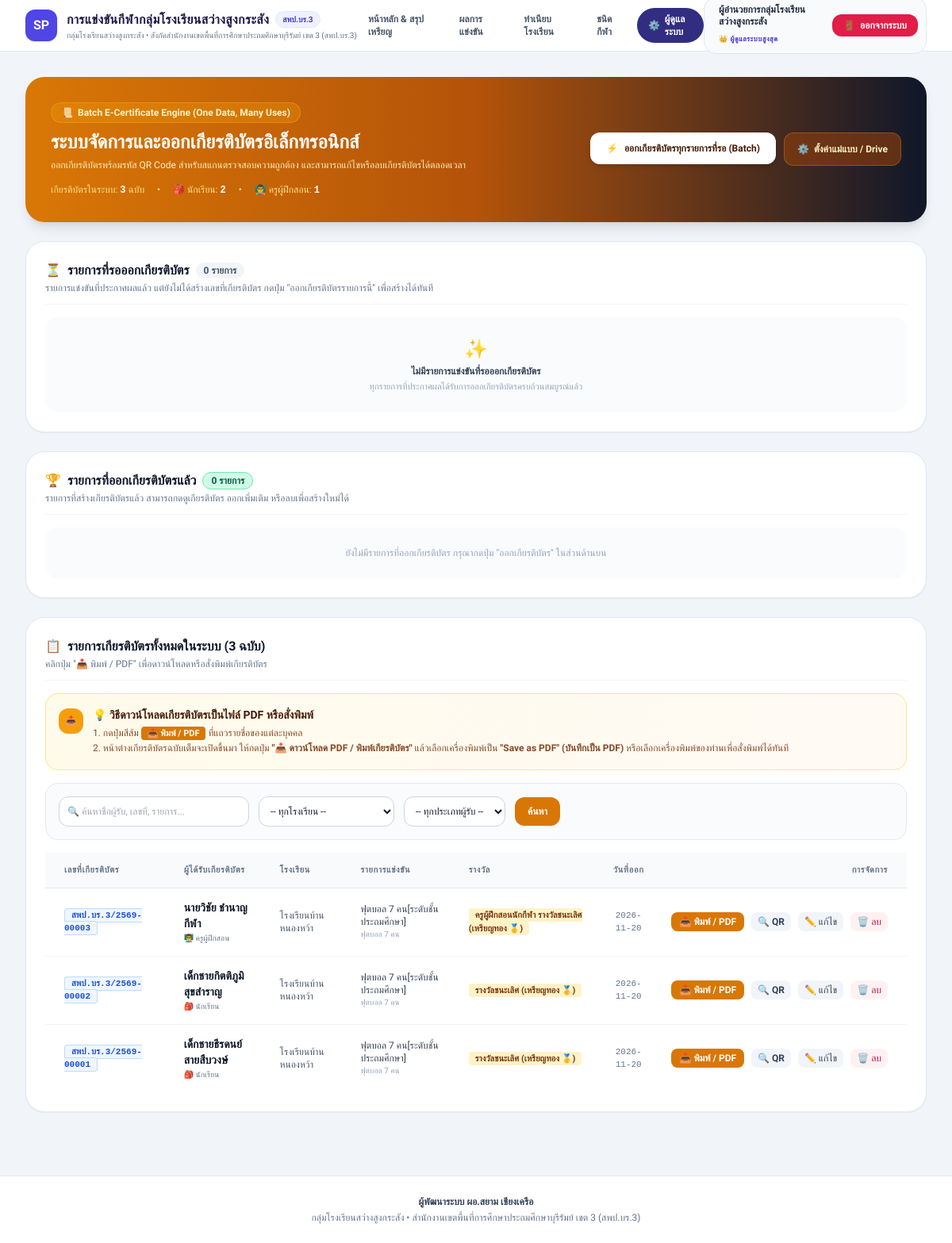
Page /admin/certificates.php (signed in) on the committed database.
### tables this page shows
CREATE TABLE `certificates` (
  `id` VARCHAR(50) NOT NULL,
  `competition_id` VARCHAR(50) NOT NULL,
  `certificate_no` VARCHAR(100) NOT NULL UNIQUE,
  `recipient_type` ENUM('STUDENT','COACH','SCHOOL','REFEREE') NOT NULL,
  `recipient_id` VARCHAR(50) NOT NULL,
  `recipient_name` VARCHAR(255) NOT NULL,
  `school_id` VARCHAR(50) NOT NULL,
  `school_name` VARCHAR(255) NOT NULL,
  `event_id` VARCHAR(50) NOT NULL,
  `event_name` VARCHAR(255) NOT NULL,
  `sport_name` VARCHAR(100) NOT NULL,
  `result_id` VARCHAR(50) NOT NULL,
  `award` VARCHAR(100) NOT NULL,
  `medal` ENUM('GOLD','SILVER','BRONZE','NONE') DEFAULT 'NONE',
  `issue_date` DATE NOT NULL,
  `template_type` VARCHAR(50) DEFAULT 'STANDARD_GOLD',
  `google_slide_template_id` VARCHAR(255) DEFAULT NULL,
  `slide_url` VARCHAR(500) DEFAULT NULL,
  `drive_file_id` VARCHAR(255) DEFAULT NULL,
  `drive_url` VARCHAR(255) DEFAULT NULL,
  `qr_token` VARCHAR(255) NOT NULL UNIQUE,
  `status` ENUM('GENERATED','DOWNLOADED','REVOKED') DEFAULT 'GENERATED',
  `created_at` TIMESTAMP DEFAULT CURRENT_TIMESTAMP,
  PRIMARY KEY (`id`),
  KEY `idx_cert_qr` (`qr_token`)
);

### admin/certificates.php (the view, shortened to what this page needs)
<?php
$pdo = Database::getConnection();
$pendingEvents = [];
$completedEvents = [];
$search = trim($_GET['search'] ?? '');
$sql = "SELECT * FROM certificates WHERE 1=1";
$params = [];
$sql .= " ORDER BY created_at DESC, certificate_no DESC LIMIT 200";
$stmt = $pdo->prepare($sql);
$stmt->execute($params);
$certs = $stmt->fetchAll();
$totalCerts = $pdo->query("SELECT COUNT(*) FROM certificates")->fetchColumn();
$studentCertsCount = $pdo->query("SELECT COUNT(*) FROM certificates WHERE recipient_type = 'STUDENT'")->fetchColumn();
$coachCertsCount = $pdo->query("SELECT COUNT(*) FROM certificates WHERE recipient_type = 'COACH'")->fetchColumn();
require_once __DIR__ . '/../includes/header.php';
?>
<div class="space-y-6">
    <div class="bg-gradient-to-r from-amber-600 via-amber-700 to-slate-900 rounded-3xl p-6 sm:p-8 text-white shadow-lg flex flex-col md:flex-row md:items-center justify-between gap-6">
        <div>
            <div class="inline-flex items-center gap-1.5 px-3 py-1 bg-amber-500/30 text-amber-100 rounded-full text-xs font-semibold mb-2 border border-amber-400/30">
                <span>📜</span> Batch E-Certificate Engine (One Data, Many Uses)
            </div>
            <h1 class="text-xl sm:text-2xl font-bold font-kanit">
                ระบบจัดการและออกเกียรติบัตรอิเล็กทรอนิกส์
            </h1>
            <p class="text-xs text-amber-100 mt-1 max-w-2xl leading-relaxed">
                ออกเกียรติบัตรพร้อมรหัส QR Code สำหรับสแกนตรวจสอบความถูกต้อง และสามารถแก้ไขหรือลบเกียรติบัตรได้ตลอดเวลา
            </p>
            <div class="flex flex-wrap items-center gap-4 mt-3 text-xs font-medium text-amber-200">
                <span>เกียรติบัตรในระบบ: <strong class="text-white font-mono"><?= number_format($totalCerts) ?></strong> ฉบับ</span>
                <span>&bull;</span>
                <span>🎒 นักเรียน: <strong class="text-white font-mono"><?= number_format($studentCertsCount) ?></strong></span>
                <span>&bull;</span>
                <span>👨‍🏫 ครูผู้ฝึกสอน: <strong class="text-white font-mono"><?= number_format($coachCertsCount) ?></strong></span>
            </div>
        </div>
        <div class="flex flex-col sm:flex-row gap-2.5 shrink-0">
            <form method="POST" onsubmit="return confirm('⚡ ระบบจะทำการออกเกียรติบัตรให้นักเรียนและครูผู้ฝึกสอนในทุกรายการที่ประกาศผลแล้ว ต้องการดำเนินการหรือไม่?')">
                <button type="submit" name="generate_from_results" class="w-full sm:w-auto px-5 py-3 bg-white hover:bg-amber-50 text-amber-950 rounded-xl text-xs font-bold shadow-md transition flex items-center justify-center gap-2 cursor-pointer">
                    <span>⚡</span> ออกเกียรติบัตรทุกรายการที่รอ (Batch)
                </button>
            </form>
            <a href="/admin/settings.php" class="px-4 py-3 bg-amber-800/60 hover:bg-amber-800 text-amber-100 rounded-xl text-xs font-semibold border border-amber-500/30 transition flex items-center justify-center gap-1.5">
                <span>⚙️</span> ตั้งค่าแม่แบบ / Drive
            </a>
        </div>
    </div>
    <div class="bg-white rounded-3xl p-6 border border-slate-200 shadow-sm space-y-4">
        <div class="flex flex-col sm:flex-row sm:items-center justify-between gap-2 border-b border-slate-100 pb-3">
            <div>
                <h2 class="text-base font-bold font-kanit text-slate-900 flex items-center gap-2">
                    <span>⏳</span> รายการที่รอออกเกียรติบัตร
                    <span class="px-2.5 py-0.5 rounded-full text-xs font-bold <?= count($pendingEvents) > 0 ? 'bg-amber-100 text-amber-800 border border-amber-300' : 'bg-slate-100 text-slate-600' ?>">
                        <?= count($pendingEvents) ?> รายการ
                    </span>
                </h2>
                <p class="text-xs text-slate-500 mt-0.5">
                    รายการแข่งขันที่ประกาศผลแล้ว แต่ยังไม่ได้สร้างเลขที่เกียรติบัตร กดปุ่ม "ออกเกียรติบัตรรายการนี้" เพื่อสร้างได้ทันที
                </p>
            </div>
        </div>
        <?php if (empty($pendingEvents)): ?>
            <div class="p-6 bg-slate-50/70 rounded-2xl text-center text-slate-500 text-xs flex flex-col items-center justify-center gap-1">
                <span class="text-2xl">✨</span>
                <span class="font-bold text-slate-700">ไม่มีรายการแข่งขันที่รอออกเกียรติบัตร</span>
                <span class="text-[11px] text-slate-400">ทุกรายการที่ประกาศผลได้รับการออกเกียรติบัตรครบถ้วนสมบูรณ์แล้ว</span>
            </div>
        <?php endif; ?>
    </div>
    <div class="bg-white rounded-3xl p-6 border border-slate-200 shadow-sm space-y-4">
        <div class="flex flex-col sm:flex-row sm:items-center justify-between gap-2 border-b border-slate-100 pb-3">
            <div>
                <h2 class="text-base font-bold font-kanit text-slate-900 flex items-center gap-2">
                    <span>🏆</span> รายการที่ออกเกียรติบัตรแล้ว
                    <span class="px-2.5 py-0.5 rounded-full text-xs font-bold bg-emerald-100 text-emerald-800 border border-emerald-300">
                        <?= count($completedEvents) ?> รายการ
                    </span>
                </h2>
                <p class="text-xs text-slate-500 mt-0.5">
                    รายการที่สร้างเกียรติบัตรแล้ว สามารถกดดูเกียรติบัตร ออกเพิ่มเติม หรือลบเพื่อสร้างใหม่ได้
                </p>
            </div>
        </div>
        <?php if (empty($completedEvents)): ?>
            <div class="p-6 bg-slate-50/70 rounded-2xl text-center text-slate-400 text-xs">
                ยังไม่มีรายการที่ออกเกียรติบัตร กรุณากดปุ่ม "ออกเกียรติบัตร" ในส่วนด้านบน
            </div>
        <?php endif; ?>
    </div>
    <div id="table-certs" class="bg-white rounded-3xl p-6 border border-slate-200 shadow-sm space-y-4">
        <div class="flex flex-col sm:flex-row sm:items-center justify-between gap-2 border-b border-slate-100 pb-3">
            <div>
                <h2 class="text-base font-bold font-kanit text-slate-900 flex items-center gap-2">
                    <span>📋</span> รายการเกียรติบัตรทั้งหมดในระบบ (<?= count($certs) ?> ฉบับ)
                </h2>
                <p class="text-xs text-slate-500 mt-0.5">
                    คลิกปุ่ม "📥 พิมพ์ / PDF" เพื่อดาวน์โหลดหรือสั่งพิมพ์เกียรติบัตร
                </p>
            </div>
        </div>
        <div class="p-4 bg-gradient-to-r from-amber-50 to-orange-50/60 border border-amber-200 rounded-2xl flex flex-col sm:flex-row items-start sm:items-center justify-between gap-3 text-xs text-amber-950">
            <div class="flex items-start gap-3">
                <div class="p-2 bg-amber-500 text-white rounded-xl shadow-xs shrink-0 mt-0.5">
                    📥
                </div>
                <div>
                    <h4 class="font-bold text-sm font-kanit text-amber-950 flex items-center gap-2">
                        💡 วิธีดาวน์โหลดเกียรติบัตรเป็นไฟล์ PDF หรือสั่งพิมพ์
                    </h4>
                    <p class="text-amber-900/90 mt-1 leading-relaxed">
                        1. กดปุ่มสีส้ม <span class="bg-amber-600 text-white px-2 py-0.5 rounded font-bold text-[11px]">📥 พิมพ์ / PDF</span> ที่แถวรายชื่อของแต่ละบุคคล<br/>
                        2. หน้าต่างเกียรติบัตรฉบับเต็มจะเปิดขึ้นมา ให้กดปุ่ม <strong>"📥 ดาวน์โหลด PDF / พิมพ์เกียรติบัตร"</strong> แล้วเลือกเครื่องพิมพ์เป็น <strong>"Save as PDF" (บันทึกเป็น PDF)</strong> หรือเลือกเครื่องพิมพ์ของท่านเพื่อสั่งพิมพ์ได้ทันที
                    </p>
                </div>
            </div>
        </div>
        <form method="GET" class="p-4 bg-slate-50/70 border border-slate-200 rounded-2xl flex flex-wrap items-center gap-3 text-xs">
            <input
                type="text"
                name="search"
                value="<?= htmlspecialchars($search) ?>"
                placeholder="🔍 ค้นหาชื่อผู้รับ, เลขที่, รายการ..."
                class="p-2.5 bg-white border border-slate-300 rounded-xl text-xs w-60 focus:ring-2 focus:ring-amber-500"
            >
            <select name="school_id" class="p-2.5 bg-white border border-slate-300 rounded-xl text-xs">
                <option value="">-- ทุกโรงเรียน --</option>
            </select>
            <select name="recipient_type" class="p-2.5 bg-white border border-slate-300 rounded-xl text-xs">
                <option value="">-- ทุกประเภทผู้รับ --</option>
            </select>
            <button type="submit" class="px-4 py-2.5 bg-amber-600 hover:bg-amber-700 text-white font-bold rounded-xl transition shadow-xs cursor-pointer">
                ค้นหา
            </button>
        </form>
        <div class="overflow-x-auto">
            <table class="w-full text-left text-xs">
                <thead class="bg-slate-50 text-slate-500 uppercase tracking-wider text-[11px] font-semibold border-b border-slate-200">
                    <tr>
                        <th class="p-3.5 pl-6">เลขที่เกียรติบัตร</th>
                        <th class="p-3.5">ผู้ได้รับเกียรติบัตร</th>
                        <th class="p-3.5">โรงเรียน</th>
                        <th class="p-3.5">รายการแข่งขัน</th>
                        <th class="p-3.5">รางวัล</th>
                        <th class="p-3.5 text-center">วันที่ออก</th>
                        <th class="p-3.5 pr-6 text-right">การจัดการ</th>
                    </tr>
                </thead>
                <tbody class="divide-y divide-slate-100">
                    <?php if (empty($certs)): ?>
                        <tr>
                            <td colspan="7" class="p-8 text-center text-slate-400">
                                📭 ไม่พบรายการเกียรติบัตรตามเงื่อนไขที่ค้นหา
                            </td>
                        </tr>
                    <?php else: ?>
                        <?php foreach ($certs as $c): ?>
                            <tr class="hover:bg-slate-50/80 transition">
                                <td class="p-3.5 pl-6 font-mono font-bold text-slate-900">
                                    <span class="px-2 py-0.5 rounded bg-blue-50 text-blue-700 border border-blue-200 text-[11px]">
                                        <?= htmlspecialchars($c['certificate_no']) ?>
                                    </span>
                                </td>
                                <td class="p-3.5">
                                    <span class="font-bold font-kanit text-slate-900 text-sm block">
                                        <?= htmlspecialchars($c['recipient_name']) ?>
                                    </span>
                                    <span class="text-[10px] text-slate-500">
                                        <?= $c['recipient_type'] === 'STUDENT' ? '🎒 นักเรียน' : '👨‍🏫 ครูผู้ฝึกสอน' ?>
                                    </span>
                                </td>
                                <td class="p-3.5 text-slate-600 font-medium">
                                    <?= htmlspecialchars($c['school_name']) ?>
                                </td>
                                <td class="p-3.5 text-slate-700 font-medium">
                                    <?= htmlspecialchars($c['event_name']) ?>
                                    <span class="text-[10px] text-slate-400 block"><?= htmlspecialchars($c['sport_name']) ?></span>
                                </td>
                                <td class="p-3.5">
                                    <span class="px-2 py-0.5 rounded text-[11px] font-bold <?= $c['medal'] === 'GOLD' ? 'bg-amber-100 text-amber-900' : ($c['medal'] === 'SILVER' ? 'bg-slate-200 text-slate-800' : 'bg-orange-100 text-orange-900') ?>">
                                        <?= htmlspecialchars($c['award']) ?>
                                    </span>
                                </td>
                                <td class="p-3.5 text-center text-slate-500 font-mono text-[11px]">
                                    <?= htmlspecialchars($c['issue_date']) ?>
                                </td>
                                <td class="p-3.5 pr-6 text-right space-x-1.5 whitespace-nowrap">
                                    <a href="/print_certificate.php?id=<?= urlencode($c['id']) ?>" target="_blank" class="px-2.5 py-1 bg-amber-600 hover:bg-amber-700 text-white rounded-lg text-xs font-bold inline-flex items-center gap-1 transition shadow-2xs">
                                        📥 พิมพ์ / PDF
                                    </a>
                                    <a href="/verify.php?token=<?= urlencode($c['qr_token'] ?? $c['certificate_no']) ?>" target="_blank" class="px-2 py-1 bg-slate-100 hover:bg-slate-200 text-slate-700 rounded-lg text-xs font-semibold inline-flex items-center gap-1 transition">
                                        🔍 QR
                                    </a>
                                    <button
                                        type="button"
                                        onclick='openEditModal(<?= json_encode($c) ?>)'
                                        class="px-2 py-1 bg-slate-100 hover:bg-amber-100 hover:text-amber-800 text-slate-700 rounded-lg text-xs font-medium transition cursor-pointer"
                                    >
                                        ✏️ แก้ไข
                                    </button>
                                    <form method="POST" class="inline" onsubmit="return confirm('ยืนยันการลบเกียรติบัตรฉบับนี้หรือไม่?')">
                                        <button type="submit" class="px-2 py-1 bg-rose-50 hover:bg-rose-100 text-rose-700 rounded-lg text-xs font-medium transition cursor-pointer">
                                            🗑️ ลบ
                                        </button>
                                    </form>
                                </td>
                            </tr>
                        <?php endforeach; ?>
                    <?php endif; ?>
                </tbody>
            </table>
        </div>
    </div>
</div>
<?php require_once __DIR__ . '/../includes/footer.php'; ?>

### includes/header.php (style rules this page uses)
body { font-family: 'Prompt', -apple-system, BlinkMacSystemFont, "Segoe UI", Roboto, sans-serif; }
h1, h2, h3, h4, h5, h6, .font-kanit { font-family: 'Kanit', sans-serif; }

### rows in the picture
certificates: certificate_no "สพป.บร.3/2569-00003", recipient_name "นายวิชัย ชำนาญกีฬา", recipient_type "👨‍🏫 ครูผู้ฝึกสอน", school_name "โรงเรียนบ้านหนองหว้า", event_name "ฟุตบอล 7 คน[ระดับชั้นประถมศึกษา]", sport_name "ฟุตบอล 7 คน", award "ครูผู้ฝึกสอนนักกีฬา รางวัลชนะเลิศ (เหรียญทอง 🥇)", issue_date "2026-11-20"
certificates: certificate_no "สพป.บร.3/2569-00002", recipient_name "เด็กชายกิตติภูมิ สุขสำราญ", recipient_type "🎒 นักเรียน", school_name "โรงเรียนบ้านหนองหว้า", event_name "ฟุตบอล 7 คน[ระดับชั้นประถมศึกษา]", sport_name "ฟุตบอล 7 คน", award "รางวัลชนะเลิศ (เหรียญทอง 🥇)", issue_date "2026-11-20"
certificates: certificate_no "สพป.บร.3/2569-00001", recipient_name "เด็กชายธีรดนย์ สายสืบวงษ์", recipient_type "🎒 นักเรียน", school_name "โรงเรียนบ้านหนองหว้า", event_name "ฟุตบอล 7 คน[ระดับชั้นประถมศึกษา]", sport_name "ฟุตบอล 7 คน", award "รางวัลชนะเลิศ (เหรียญทอง 🥇)", issue_date "2026-11-20"

### other values in the picture
$user['full_name'] "ผู้อำนวยการกลุ่มโรงเรียนสว่างสูงกระสัง"
$totalCerts "3"
$studentCertsCount "2"
$coachCertsCount "1"
count($pendingEvents) "0"
count($completedEvents) "0"
count($certs) "3"
